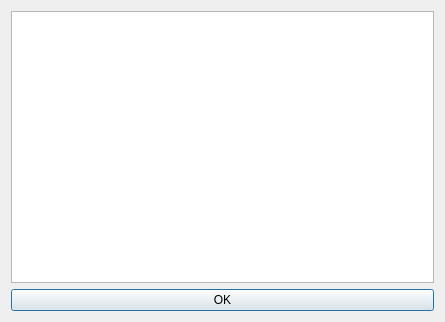
<?xml version="1.0" encoding="UTF-8"?>
<ui version="4.0">
 <class>OSRMResultsDialogBase</class>
 <widget class="QDialog" name="OSRMResultsDialogBase">
  <property name="geometry">
   <rect>
    <x>0</x>
    <y>0</y>
    <width>445</width>
    <height>322</height>
   </rect>
  </property>
  <property name="windowTitle">
   <string>Routing info</string>
  </property>
  <layout class="QVBoxLayout" name="verticalLayout">
   <item>
    <widget class="QTextEdit" name="textEdit"/>
   </item>
   <item>
    <layout class="QHBoxLayout" name="horizontalLayout">
     <item>
      <widget class="QPushButton" name="butOk">
       <property name="text">
        <string>OK</string>
       </property>
      </widget>
     </item>
    </layout>
   </item>
  </layout>
 </widget>
 <resources/>
 <connections/>
</ui>
